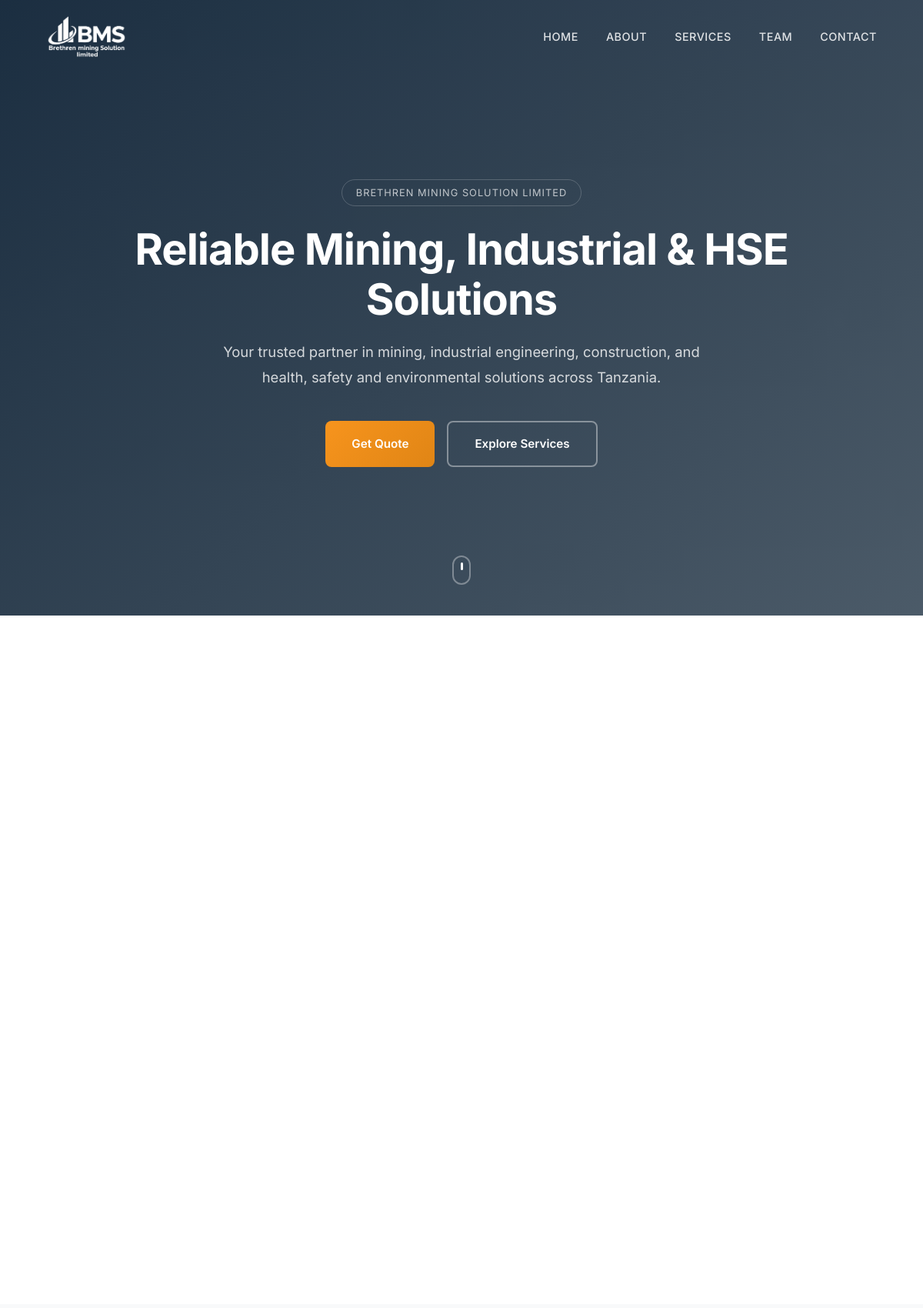
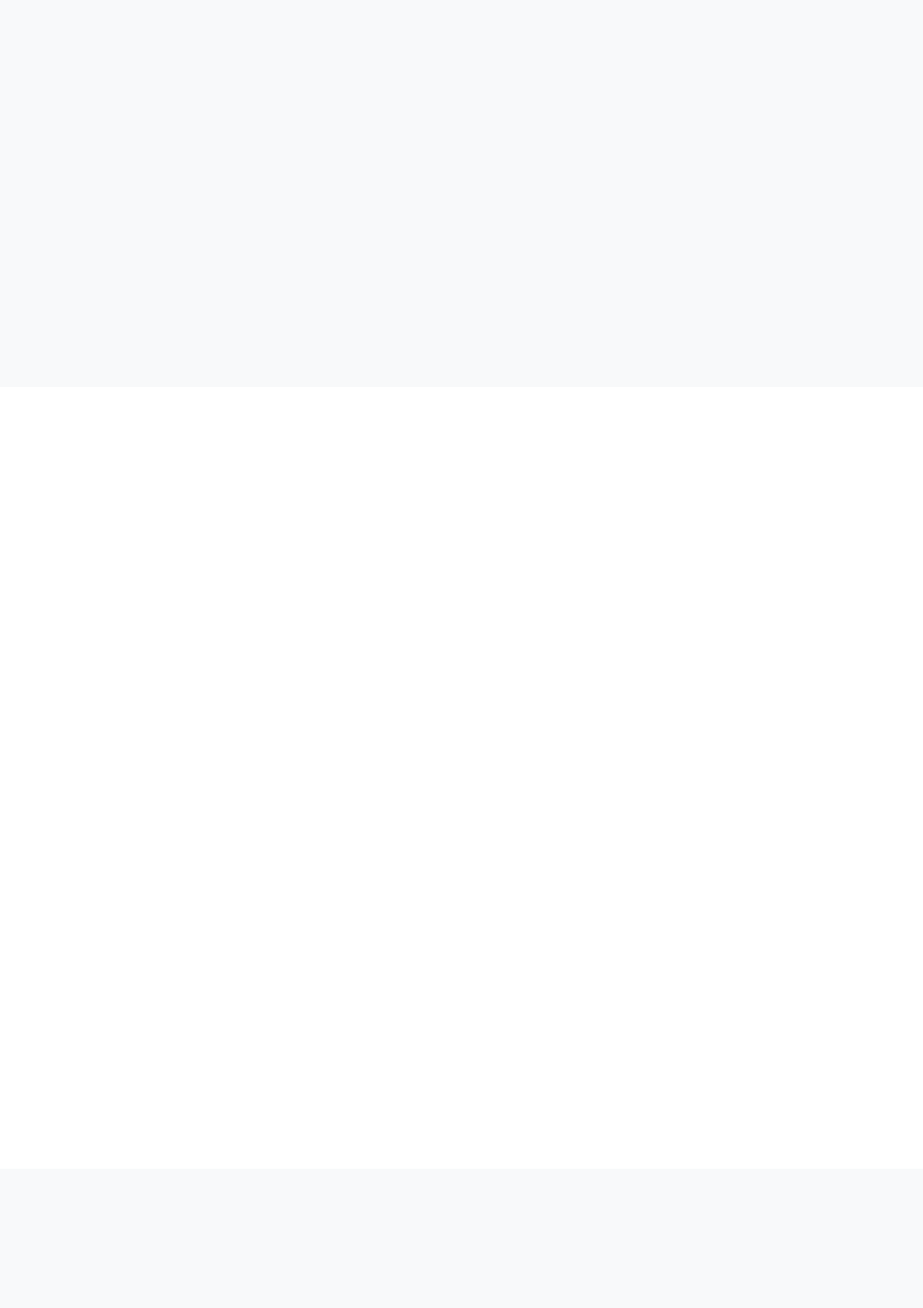
The page / (upper part) on the database its author committed (2 pictures, top to bottom).
### tables this page shows
CREATE TABLE IF NOT EXISTS `nav_items` (
  `id` int(11) NOT NULL AUTO_INCREMENT,
  `label` varchar(100) NOT NULL,
  `href` varchar(255) NOT NULL,
  `sort_order` int(11) NOT NULL DEFAULT 0,
  `is_active` tinyint(1) NOT NULL DEFAULT 1,
  PRIMARY KEY (`id`)
);

### includes/config.php (called while the page is built, shortened)
<?php
function escape($str) {
    return htmlspecialchars($str, ENT_QUOTES, 'UTF-8');
}

### includes/database.php (called while the page is built, shortened)
<?php
require_once __DIR__ . '/config.php';
class Database {
    private static $instance = null;
    private $pdo;
    private function __construct() {
        $dsn = 'mysql:host=' . DB_HOST . ';dbname=' . DB_NAME . ';charset=utf8mb4';
        $this->pdo = new PDO($dsn, DB_USER, DB_PASS, [
            PDO::ATTR_ERRMODE => PDO::ERRMODE_EXCEPTION,
            PDO::ATTR_DEFAULT_FETCH_MODE => PDO::FETCH_ASSOC,
            PDO::ATTR_EMULATE_PREPARES => false,
        ]);
    }
    public static function getInstance() {
        if (self::$instance === null) {
            self::$instance = new self();
        }
        return self::$instance;
    }
    public function query($sql, $params = []) {
        $stmt = $this->pdo->prepare($sql);
        $stmt->execute($params);
        return $stmt;
    }
    public function fetchAll($sql, $params = []) {
        return $this->query($sql, $params)->fetchAll();
    }
}

### index.php (the view, shortened to what this page needs)
<?php
require_once __DIR__ . '/includes/config.php';
$content = [];
try {
    require_once __DIR__ . '/includes/database.php';
    $db = Database::getInstance();
    $rows = $db->fetchAll('SELECT page_section, content FROM site_content');
    foreach ($rows as $row) {
        $content[$row['page_section']] = $row['content'];
    }
} catch (\Exception $e) {
}
require_once __DIR__ . '/includes/header.php';
?>
<section class="hero" id="home">
    <div class="hero-content">
        <span class="hero-badge">Brethren Mining Solution Limited</span>
        <h1><?= escape($content['hero_heading'] ?? 'Reliable Mining, Industrial & HSE Solutions') ?></h1>
        <p><?= escape($content['hero_subtext'] ?? 'Your trusted partner in mining, industrial engineering, construction, and health, safety and environmental solutions across Tanzania.') ?></p>
        <div class="hero-buttons">
            <a href="#contact" class="btn btn-primary">Get Quote</a>
            <a href="#services" class="btn btn-outline">Explore Services</a>
        </div>
    </div>
    <div class="scroll-indicator" aria-hidden="true"></div>
</section>
<section class="section" id="about">
    <div class="container">
        <div class="about-grid">
        </div>
    </div>
</section>
<section class="section section-alt" id="vision">
    <div class="container">
        <div class="vmv-grid">
        </div>
    </div>
</section>
<section class="section" id="why-us">
    <div class="container">
        <div class="why-grid">
        </div>
    </div>
</section>
<section class="section section-alt" id="services">
    <div class="container">
    </div>
</section>
<?php require_once __DIR__ . '/includes/footer.php'; ?>

### includes/header.php (shortened to what this page needs)
<!DOCTYPE html>
<html lang="en">
<head>
    <link rel="stylesheet" href="assets/css/style.css">
</head>
<body>
    <header class="header" id="header">
        <div class="header-inner container">
            <a href="#" class="logo">
                <img src="assets/images/logo-white.png" alt="<?= escape(SITE_NAME) ?>" width="220" height="55">
            </a>
            <nav class="nav" id="nav" role="navigation" aria-label="Main navigation">
                <ul class="nav-list">
                    <?php
                    $navItems = [];
                    try {
                        $navItems = $db->fetchAll('SELECT * FROM nav_items WHERE is_active = 1 ORDER BY sort_order');
                    } catch (\Exception $e) {}
                    if (empty($navItems)):
                    ?>
                    <li><a href="#home" class="nav-link">Home</a></li>
                    <li><a href="#about" class="nav-link">About</a></li>
                    <li><a href="#services" class="nav-link">Services</a></li>
                    <li><a href="#team" class="nav-link">Team</a></li>
                    <li><a href="#contact" class="nav-link">Contact</a></li>
                    <?php else: foreach ($navItems as $n): ?>
                    <li><a href="<?= escape($n['href']) ?>" class="nav-link"><?= escape($n['label']) ?></a></li>
                    <?php endforeach; endif; ?>
                </ul>
            </nav>
        </div>
    </header>
    <main>

### includes/footer.php (shortened to what this page needs)
    </main>
</body>
</html>

### assets/css/style.css (style rules this page uses)
:root { --primary: #233d7e; --secondary: #F7941D; --accent: #FFC107; --bg: #FFFFFF; --section-bg: #F8F9FA; --text: #2E2E2E; --muted: #77797d; --radius: 12px; --radius-sm: 8px; --shadow: 0 4px 24px rgba(0,0,0,0.07); --shadow-lg: 0 12px 48px rgba(0,0,0,0.1); --max-width: 1200px; --font: 'Inter', system-ui, -apple-system, sans-serif; --transition: 0.4s cubic-bezier(0.25, 0.46, 0.45, 0.94); }
*, *::before, *::after { margin: 0; padding: 0; box-sizing: border-box; }
html { scroll-behavior: smooth; font-size: 16px; }
body { font-family: var(--font); color: var(--text); line-height: 1.7; background: var(--bg); overflow-x: hidden; -webkit-font-smoothing: antialiased; }
img { max-width: 100%; height: auto; display: block; }
a { color: var(--secondary); text-decoration: none; transition: color var(--transition); }
ul { list-style: none; }
.container { width: 90%; max-width: var(--max-width); margin: 0 auto; }
.section { padding: 100px 0; position: relative; }
.section-alt { background: var(--section-bg); }
.header { position: fixed; top: 0; left: 0; width: 100%; z-index: 1000; background: transparent; padding: 20px 0; transition: background var(--transition), padding var(--transition), box-shadow var(--transition); }
.header-inner { display: flex; align-items: center; justify-content: space-between; }
.logo img { height: 55px; width: auto; transition: height var(--transition); }
.nav-list { display: flex; gap: 36px; }
.nav-link { color: rgba(255,255,255,0.85); font-weight: 500; font-size: 0.9rem; letter-spacing: 0.5px; text-transform: uppercase; position: relative; padding-bottom: 4px; transition: color var(--transition); }
.nav-link::after { content: ''; position: absolute; bottom: 0; left: 0; width: 0; height: 2px; background: var(--secondary); transition: width var(--transition); }
.hero { min-height: 100vh; display: flex; align-items: center; justify-content: center; background: linear-gradient(135deg, rgba(11,31,51,0.92), rgba(11,31,51,0.7)), url('../images/hero.webp') center/cover no-repeat fixed; text-align: center; color: #fff; padding: 120px 20px 80px; position: relative; }
.hero-content { max-width: 850px; }
.hero h1 { font-size: 3.5rem; font-weight: 700; line-height: 1.15; margin-bottom: 1.25rem; letter-spacing: -1px; opacity: 0; transform: translateY(30px); animation: heroFadeIn 1s ease forwards; }
.hero p { font-size: 1.15rem; color: rgba(255,255,255,0.8); margin-bottom: 2.5rem; line-height: 1.8; max-width: 650px; margin-left: auto; margin-right: auto; opacity: 0; transform: translateY(30px); animation: heroFadeIn 1s ease 0.2s forwards; }
.hero-buttons { opacity: 0; transform: translateY(30px); animation: heroFadeIn 1s ease 0.4s forwards; display: flex; gap: 16px; justify-content: center; flex-wrap: wrap; }
.hero-badge { display: inline-block; padding: 6px 18px; border: 1px solid rgba(255,255,255,0.2); border-radius: 50px; font-size: 0.8rem; letter-spacing: 1px; text-transform: uppercase; margin-bottom: 1.5rem; color: rgba(255,255,255,0.7); opacity: 0; animation: heroFadeIn 1s ease 0.1s forwards; }
.btn { display: inline-flex; align-items: center; gap: 8px; padding: 15px 34px; border-radius: var(--radius-sm); font-weight: 600; font-size: 0.95rem; border: none; cursor: pointer; transition: all var(--transition); position: relative; overflow: hidden; }
.btn::after { content: ''; position: absolute; inset: 0; background: rgba(255,255,255,0.1); opacity: 0; transition: opacity 0.3s; }
.btn-primary { background: linear-gradient(135deg, var(--secondary), #e08515); color: #fff; }
.btn-outline { background: transparent; color: #fff; border: 2px solid rgba(255,255,255,0.4); }
.scroll-indicator { position: absolute; bottom: 40px; left: 50%; transform: translateX(-50%); width: 24px; height: 38px; border: 2px solid rgba(255,255,255,0.35); border-radius: 13px; display: flex; justify-content: center; padding-top: 7px; }
.scroll-indicator::after { content: ''; width: 3px; height: 10px; background: #fff; border-radius: 2px; animation: scrollBounce 1.8s ease infinite; }
.about-grid { display: grid; grid-template-columns: 1fr 1fr; gap: 70px; align-items: center; }
.vmv-grid { display: grid; grid-template-columns: repeat(3, 1fr); gap: 30px; }
.why-grid { display: grid; grid-template-columns: repeat(3, 1fr); gap: 24px; }

### rows shown on the page
nav_items: label "HOME"
nav_items: label "ABOUT"
nav_items: label "SERVICES"
nav_items: label "TEAM"
nav_items: label "CONTACT"

### other values the page prints
$content['hero_heading'] "Reliable Mining, Industrial & HSE Solutions"
$content['hero_subtext'] "Your trusted partner in mining, industrial engineering, construction, and health, safety and environmental solutions across Tanzania."
